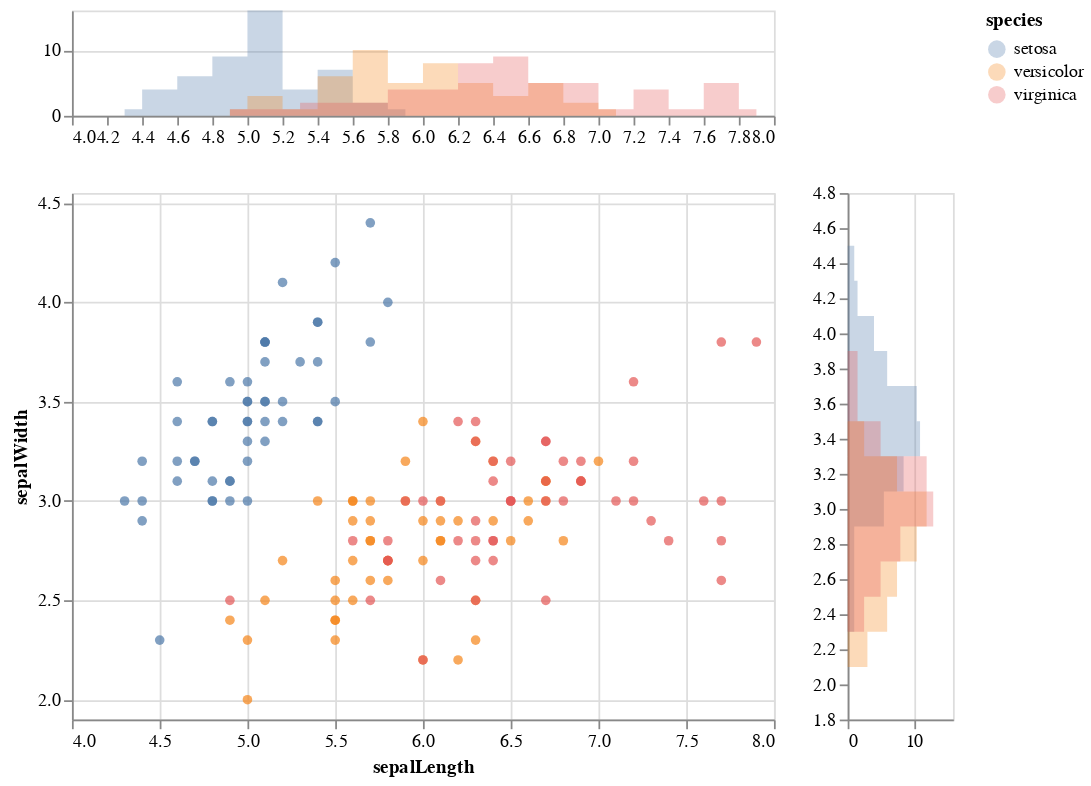

Source (notebook cell):
### Code cell
import altair as alt
from vega_datasets import data

source = data.iris()

base = alt.Chart(source)

xscale = alt.Scale(domain=(4.0, 8.0))
yscale = alt.Scale(domain=(1.9, 4.55))

area_args = {'opacity': .3, 'interpolate': 'step'}

points = base.mark_circle().encode(
    alt.X('sepalLength', scale=xscale),
    alt.Y('sepalWidth', scale=yscale),
    color='species',
)

top_hist = base.mark_area(**area_args).encode(
    alt.X('sepalLength:Q',
          # when using bins, the axis scale is set through
          # the bin extent, so we do not specify the scale here
          # (which would be ignored anyway)
          bin=alt.Bin(maxbins=20, extent=xscale.domain),
          stack=None,
          title=''
         ),
    alt.Y('count()', stack=None, title=''),
    alt.Color('species:N'),
).properties(height=60)

right_hist = base.mark_area(**area_args).encode(
    alt.Y('sepalWidth:Q',
          bin=alt.Bin(maxbins=20, extent=yscale.domain),
          stack=None,
          title='',
         ),
    alt.X('count()', stack=None, title=''),
    alt.Color('species:N'),
).properties(width=60)

top_hist & (points | right_hist)

### Figure 1 — Vega-Lite specification as saved in the notebook (floating-point values rounded to 4 significant figures; data arrays with more than 128 entries replaced by an {"elided": "..."} marker saying what was removed)
{"config": {"view": {"width": 400, "height": 300}, "mark": {"tooltip": null}}, "vconcat": [{"mark": {"type": "area", "interpolate": "step", "opacity": 0.3}, "encoding": {"color": {"type": "nominal", "field": "species"}, "x": {"type": "quantitative", "bin": {"extent": [4, 8], "maxbins": 20}, "field": "sepalLength", "stack": null, "title": ""}, "y": {"type": "quantitative", "aggregate": "count", "stack": null, "title": ""}}, "height": 60}, {"hconcat": [{"mark": "circle", "encoding": {"color": {"type": "nominal", "field": "species"}, "x": {"type": "quantitative", "field": "sepalLength", "scale": {"domain": [4, 8]}}, "y": {"type": "quantitative", "field": "sepalWidth", "scale": {"domain": [1.9, 4.55]}}}}, {"mark": {"type": "area", "interpolate": "step", "opacity": 0.3}, "encoding": {"color": {"type": "nominal", "field": "species"}, "x": {"type": "quantitative", "aggregate": "count", "stack": null, "title": ""}, "y": {"type": "quantitative", "bin": {"extent": [1.9, 4.55], "maxbins": 20}, "field": "sepalWidth", "stack": null, "title": ""}}, "width": 60}]}], "data": {"name": "data-a264acbd6e539a8b3afc0cb5f240fb57"}, "$schema": "https://vega.github.io/schema/vega-lite/v3.4.0.json", "datasets": {"data-a264acbd6e539a8b3afc0cb5f240fb57": {"elided": "150 records"}}}
